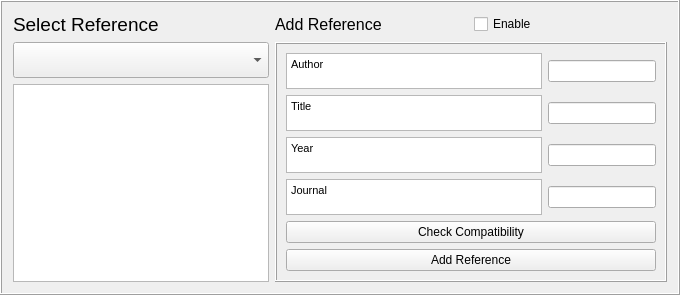
    <widget class="QFrame" name="frame1_2">
     <property name="frameShape">
      <enum>QFrame::Box</enum>
     </property>
     <property name="frameShadow">
      <enum>QFrame::Raised</enum>
     </property>
     <layout class="QGridLayout" name="gridLayout_6">
      <item row="1" column="0">
       <layout class="QGridLayout" name="gridLayout_4">
        <item row="1" column="0">
         <widget class="QComboBox" name="comboBoxRef">
          <property name="sizePolicy">
           <sizepolicy hsizetype="Expanding" vsizetype="Fixed">
            <horstretch>0</horstretch>
            <verstretch>0</verstretch>
           </sizepolicy>
          </property>
          <property name="minimumSize">
           <size>
            <width>0</width>
            <height>36</height>
           </size>
          </property>
          <property name="maximumSize">
           <size>
            <width>500</width>
            <height>36</height>
           </size>
          </property>
          <item>
           <property name="text">
            <string/>
           </property>
          </item>
         </widget>
        </item>
        <item row="2" column="0">
         <widget class="QTextBrowser" name="textBrowserRef">
          <property name="sizePolicy">
           <sizepolicy hsizetype="Expanding" vsizetype="Preferred">
            <horstretch>0</horstretch>
            <verstretch>0</verstretch>
           </sizepolicy>
          </property>
          <property name="maximumSize">
           <size>
            <width>500</width>
            <height>16777215</height>
           </size>
          </property>
         </widget>
        </item>
       </layout>
      </item>
      <item row="1" column="1">
       <widget class="QFrame" name="frame1_3">
        <property name="enabled">
         <bool>true</bool>
        </property>
        <property name="frameShape">
         <enum>QFrame::Box</enum>
        </property>
        <property name="frameShadow">
         <enum>QFrame::Raised</enum>
        </property>
        <layout class="QGridLayout" name="gridLayout_9">
         <item row="3" column="0">
          <layout class="QGridLayout" name="gridLayout_3">
           <item row="8" column="1">
            <widget class="QgsFilterLineEdit" name="textEditRefJournal">
             <property name="qgisRelation" stdset="0">
              <string notr="true"/>
             </property>
            </widget>
           </item>
           <item row="5" column="1">
            <widget class="QgsFilterLineEdit" name="textEditRefAuthor">
             <property name="qgisRelation" stdset="0">
              <string notr="true"/>
             </property>
            </widget>
           </item>
           <item row="7" column="1">
            <widget class="QgsFilterLineEdit" name="textEditRefYear">
             <property name="qgisRelation" stdset="0">
              <string notr="true"/>
             </property>
            </widget>
           </item>
           <item row="6" column="0">
            <widget class="QTextBrowser" name="textBrowserRef3">
             <property name="sizePolicy">
              <sizepolicy hsizetype="Expanding" vsizetype="Fixed">
               <horstretch>0</horstretch>
               <verstretch>0</verstretch>
              </sizepolicy>
             </property>
             <property name="maximumSize">
              <size>
               <width>16777215</width>
               <height>36</height>
              </size>
             </property>
             <property name="html">
              <string>&lt;!DOCTYPE HTML PUBLIC &quot;-//W3C//DTD HTML 4.0//EN&quot; &quot;http://www.w3.org/TR/REC-html40/strict.dtd&quot;&gt;
&lt;html&gt;&lt;head&gt;&lt;meta name=&quot;qrichtext&quot; content=&quot;1&quot; /&gt;&lt;style type=&quot;text/css&quot;&gt;
p, li { white-space: pre-wrap; }
&lt;/style&gt;&lt;/head&gt;&lt;body style=&quot; font-family:'MS Shell Dlg 2'; font-size:8.25pt; font-weight:400; font-style:normal;&quot;&gt;
&lt;p style=&quot; margin-top:0px; margin-bottom:0px; margin-left:0px; margin-right:0px; -qt-block-indent:0; text-indent:0px;&quot;&gt;&lt;span style=&quot; font-size:8pt;&quot;&gt;Title&lt;/span&gt;&lt;/p&gt;&lt;/body&gt;&lt;/html&gt;</string>
             </property>
            </widget>
           </item>
           <item row="6" column="1">
            <widget class="QgsFilterLineEdit" name="textEditRefTitle">
             <property name="qgisRelation" stdset="0">
              <string notr="true"/>
             </property>
            </widget>
           </item>
           <item row="7" column="0">
            <widget class="QTextBrowser" name="textBrowserRef4">
             <property name="sizePolicy">
              <sizepolicy hsizetype="Expanding" vsizetype="Fixed">
               <horstretch>0</horstretch>
               <verstretch>0</verstretch>
              </sizepolicy>
             </property>
             <property name="maximumSize">
              <size>
               <width>16777215</width>
               <height>36</height>
              </size>
             </property>
             <property name="html">
              <string>&lt;!DOCTYPE HTML PUBLIC &quot;-//W3C//DTD HTML 4.0//EN&quot; &quot;http://www.w3.org/TR/REC-html40/strict.dtd&quot;&gt;
&lt;html&gt;&lt;head&gt;&lt;meta name=&quot;qrichtext&quot; content=&quot;1&quot; /&gt;&lt;style type=&quot;text/css&quot;&gt;
p, li { white-space: pre-wrap; }
&lt;/style&gt;&lt;/head&gt;&lt;body style=&quot; font-family:'MS Shell Dlg 2'; font-size:8.25pt; font-weight:400; font-style:normal;&quot;&gt;
&lt;p style=&quot; margin-top:0px; margin-bottom:0px; margin-left:0px; margin-right:0px; -qt-block-indent:0; text-indent:0px;&quot;&gt;&lt;span style=&quot; font-size:8pt;&quot;&gt;Year&lt;/span&gt;&lt;/p&gt;&lt;/body&gt;&lt;/html&gt;</string>
             </property>
            </widget>
           </item>
           <item row="5" column="0">
            <widget class="QTextBrowser" name="textBrowserRef2">
             <property name="sizePolicy">
              <sizepolicy hsizetype="Expanding" vsizetype="Fixed">
               <horstretch>0</horstretch>
               <verstretch>0</verstretch>
              </sizepolicy>
             </property>
             <property name="maximumSize">
              <size>
               <width>16777215</width>
               <height>36</height>
              </size>
             </property>
             <property name="html">
              <string>&lt;!DOCTYPE HTML PUBLIC &quot;-//W3C//DTD HTML 4.0//EN&quot; &quot;http://www.w3.org/TR/REC-html40/strict.dtd&quot;&gt;
&lt;html&gt;&lt;head&gt;&lt;meta name=&quot;qrichtext&quot; content=&quot;1&quot; /&gt;&lt;style type=&quot;text/css&quot;&gt;
p, li { white-space: pre-wrap; }
&lt;/style&gt;&lt;/head&gt;&lt;body style=&quot; font-family:'MS Shell Dlg 2'; font-size:8.25pt; font-weight:400; font-style:normal;&quot;&gt;
&lt;p style=&quot; margin-top:0px; margin-bottom:0px; margin-left:0px; margin-right:0px; -qt-block-indent:0; text-indent:0px;&quot;&gt;&lt;span style=&quot; font-size:8pt;&quot;&gt;Author&lt;/span&gt;&lt;/p&gt;&lt;/body&gt;&lt;/html&gt;</string>
             </property>
            </widget>
           </item>
           <item row="8" column="0">
            <widget class="QTextBrowser" name="textBrowserRef5">
             <property name="sizePolicy">
              <sizepolicy hsizetype="Expanding" vsizetype="Fixed">
               <horstretch>0</horstretch>
               <verstretch>0</verstretch>
              </sizepolicy>
             </property>
             <property name="maximumSize">
              <size>
               <width>16777215</width>
               <height>36</height>
              </size>
             </property>
             <property name="html">
              <string>&lt;!DOCTYPE HTML PUBLIC &quot;-//W3C//DTD HTML 4.0//EN&quot; &quot;http://www.w3.org/TR/REC-html40/strict.dtd&quot;&gt;
&lt;html&gt;&lt;head&gt;&lt;meta name=&quot;qrichtext&quot; content=&quot;1&quot; /&gt;&lt;style type=&quot;text/css&quot;&gt;
p, li { white-space: pre-wrap; }
&lt;/style&gt;&lt;/head&gt;&lt;body style=&quot; font-family:'MS Shell Dlg 2'; font-size:8.25pt; font-weight:400; font-style:normal;&quot;&gt;
&lt;p style=&quot; margin-top:0px; margin-bottom:0px; margin-left:0px; margin-right:0px; -qt-block-indent:0; text-indent:0px;&quot;&gt;&lt;span style=&quot; font-size:8pt;&quot;&gt;Journal&lt;/span&gt;&lt;/p&gt;&lt;/body&gt;&lt;/html&gt;</string>
             </property>
            </widget>
           </item>
          </layout>
         </item>
         <item row="5" column="0">
          <widget class="QPushButton" name="pushButtonAddRef">
           <property name="enabled">
            <bool>true</bool>
           </property>
           <property name="text">
            <string>Add Reference</string>
           </property>
          </widget>
         </item>
         <item row="4" column="0">
          <widget class="QPushButton" name="pushButtonCheckRef">
           <property name="text">
            <string>Check Compatibility</string>
           </property>
          </widget>
         </item>
        </layout>
       </widget>
      </item>
      <item row="0" column="1">
       <layout class="QHBoxLayout" name="horizontalLayout">
        <item>
         <widget class="QLabel" name="label_45">
          <property name="text">
           <string>&lt;!DOCTYPE HTML PUBLIC &quot;-//W3C//DTD HTML 4.0//EN&quot; &quot;http://www.w3.org/TR/REC-html40/strict.dtd&quot;&gt;
&lt;html&gt;&lt;head&gt;&lt;meta name=&quot;qrichtext&quot; content=&quot;1&quot; /&gt;&lt;style type=&quot;text/css&quot;&gt;
p, li { white-space: pre-wrap; }
&lt;/style&gt;&lt;/head&gt;&lt;body style=&quot; font-family:'MS Shell Dlg 2'; font-size:8pt; font-weight:400; font-style:normal;&quot;&gt;
&lt;p style=&quot; margin-top:0px; margin-bottom:0px; margin-left:0px; margin-right:0px; -qt-block-indent:0; text-indent:0px;&quot;&gt;&lt;span style=&quot; font-size:12pt;&quot;&gt;Add Reference&lt;/span&gt;&lt;/p&gt;&lt;/body&gt;&lt;/html&gt;</string>
          </property>
         </widget>
        </item>
        <item>
         <widget class="QCheckBox" name="checkBoxRef">
          <property name="enabled">
           <bool>true</bool>
          </property>
          <property name="text">
           <string>Enable</string>
          </property>
         </widget>
        </item>
       </layout>
      </item>
      <item row="0" column="0">
       <widget class="QLabel" name="label_43">
        <property name="text">
         <string>&lt;!DOCTYPE HTML PUBLIC &quot;-//W3C//DTD HTML 4.0//EN&quot; &quot;http://www.w3.org/TR/REC-html40/strict.dtd&quot;&gt;
&lt;html&gt;&lt;head&gt;&lt;meta name=&quot;qrichtext&quot; content=&quot;1&quot; /&gt;&lt;style type=&quot;text/css&quot;&gt;
p, li { white-space: pre-wrap; }
&lt;/style&gt;&lt;/head&gt;&lt;body style=&quot; font-family:'MS Shell Dlg 2'; font-size:12pt; font-weight:400; font-style:normal;&quot;&gt;
&lt;p style=&quot; margin-top:0px; margin-bottom:0px; margin-left:0px; margin-right:0px; -qt-block-indent:0; text-indent:0px;&quot;&gt;&lt;span style=&quot; font-size:14pt;&quot;&gt;Select Reference&lt;/span&gt;&lt;/p&gt;&lt;/body&gt;&lt;/html&gt;</string>
        </property>
       </widget>
      </item>
     </layout>
    </widget>
